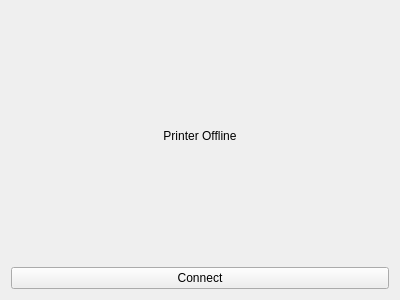
<?xml version="1.0" encoding="UTF-8"?>
<ui version="4.0">
 <class>PrinterOfflineScreen</class>
 <widget class="QFrame" name="PrinterOfflineScreen">
  <property name="geometry">
   <rect>
    <x>0</x>
    <y>0</y>
    <width>400</width>
    <height>300</height>
   </rect>
  </property>
  <property name="windowTitle">
   <string>Frame</string>
  </property>
  <layout class="QGridLayout" name="gridLayout">
   <item row="0" column="0">
    <widget class="QLabel" name="label">
     <property name="text">
      <string>Printer Offline</string>
     </property>
     <property name="alignment">
      <set>Qt::AlignCenter</set>
     </property>
    </widget>
   </item>
   <item row="1" column="0">
    <widget class="QPushButton" name="pushButton">
     <property name="text">
      <string>Connect</string>
     </property>
    </widget>
   </item>
  </layout>
 </widget>
 <resources/>
 <connections/>
</ui>
